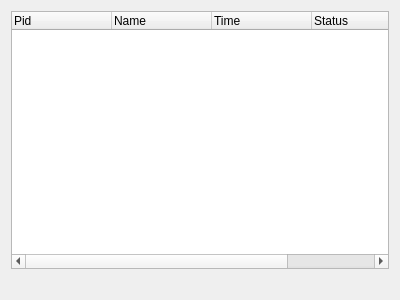
<?xml version="1.0" encoding="UTF-8"?>
<ui version="4.0">
 <class>ProcessManagerTool</class>
 <widget class="QWidget" name="ProcessManagerTool">
  <property name="geometry">
   <rect>
    <x>0</x>
    <y>0</y>
    <width>400</width>
    <height>300</height>
   </rect>
  </property>
  <property name="windowTitle">
   <string>Form</string>
  </property>
  <layout class="QGridLayout" name="gridLayout">
   <item row="1" column="0">
    <spacer name="horizontalSpacer">
     <property name="orientation">
      <enum>Qt::Horizontal</enum>
     </property>
     <property name="sizeHint" stdset="0">
      <size>
       <width>40</width>
       <height>20</height>
      </size>
     </property>
    </spacer>
   </item>
   <item row="0" column="0" colspan="2">
    <widget class="QTreeWidget" name="procTree">
     <column>
      <property name="text">
       <string>Pid</string>
      </property>
     </column>
     <column>
      <property name="text">
       <string>Name</string>
      </property>
     </column>
     <column>
      <property name="text">
       <string>Time</string>
      </property>
     </column>
     <column>
      <property name="text">
       <string>Status</string>
      </property>
     </column>
     <column>
      <property name="text">
       <string>Usage</string>
      </property>
     </column>
    </widget>
   </item>
  </layout>
 </widget>
 <resources/>
 <connections/>
 <slots>
  <slot>onNewProc()</slot>
  <slot>onToggleSusspend()</slot>
 </slots>
</ui>
